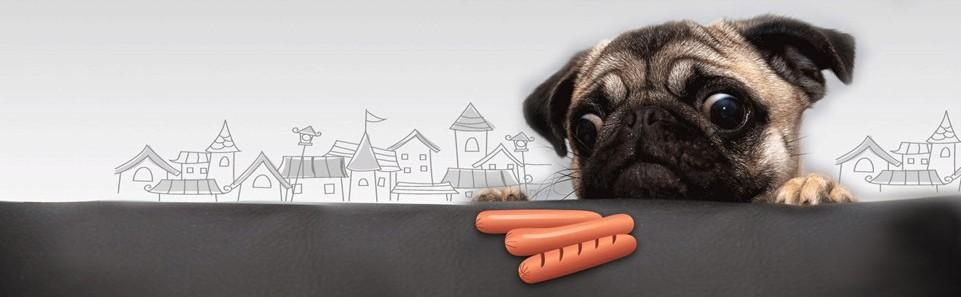
//> input picture Source1_1.bmp, 961 x 297 px
$ ./tcanny ../Source1_1.bmp   (built with g++ and OpenCV 4)
//> lines starting //> are read from the running program, lines starting //| are printed output that depends on the picture
### src_local/vostype.h
#ifndef VOS_TYPE_H
#define VOS_TYPE_H

typedef unsigned char U8;
typedef unsigned short U16;
typedef unsigned int U32;
typedef int INT32;
typedef signed char schar;
#define VOID void

typedef U8 *LPBYTE;

typedef struct stPoint
{
    INT32 x;
    INT32 y;
} Point, *lpPoint;

typedef struct stLine
{
    INT32 x0;
    INT32 y0;
    INT32 x1;
    INT32 y1;
} Line, *lpLine;

#endif

### src/c_canny.h
#include "vostype.h"
#include <stdio.h>
#include <stdlib.h>
#include <string.h>
#include <fcntl.h>
#include <unistd.h>
#include <math.h>
#include <assert.h>

typedef struct stImgSize
{
    U32 cx;
    U32 cy;
}ImgSize, *lpImgSize;

void CreatGauss(double sigma, double **pdKernel, int *pnWidowSize);

void GaussianSmooth(ImgSize sz, LPBYTE pGray, LPBYTE pResult, double sigma);

void Grad(ImgSize sz, LPBYTE pGray, int *pGradX, int *pGradY, int *pMag);

void NonmaxSuppress(int *pMag, int *pGradX, int *pGradY, ImgSize sz, LPBYTE pNSRst);

void EstimateThreshold(int *pMag, ImgSize sz, int *pThrHigh, int *pThrLow, LPBYTE pGray,
                       double dRatHigh, double dRatLow);

void Hysteresis(int *pMag, ImgSize sz, double dRatLow, double dRatHigh, LPBYTE pResult);

void TraceEdge(int y, int x, int nThrLow, LPBYTE pResult, int *pMag, ImgSize sz);

void Canny(LPBYTE pGray, ImgSize sz, double sigma, double dRatLow,
           double dRatHigh, LPBYTE pResult);

### src/c_canny.cpp
//canny边缘检测算子的c源代码
//canny算子代码

#include "c_canny.h"
#include <math.h>


// 一维高斯分布函数，用于平滑函数中生成的高斯滤波系数
void CreatGauss(double sigma, double **pdKernel, int *pnWidowSize)
{

    long i;

    //数组中心点
    int nCenter;

    //数组中一点到中心点距离
    double dDis;

    //中间变量
    double dValue;
    double dSum;
    dSum = 0;

    // [-3*sigma,3*sigma] 以内数据，会覆盖绝大部分滤波系数
    *pnWidowSize = 1 + 2 * ceil(3 * sigma);

    nCenter = (*pnWidowSize) / 2;

    *pdKernel = new double[*pnWidowSize];

    //生成高斯数据
    for (i = 0; i < (*pnWidowSize); i++)
    {
        dDis = double(i - nCenter);
        dValue = exp(-(1 / 2) * dDis * dDis / (sigma * sigma)) / (sqrt(2 * 3.1415926) * sigma);
        (*pdKernel)[i] = dValue;
        dSum += dValue;
    }
    //归一化
    for (i = 0; i < (*pnWidowSize); i++)
    {
        (*pdKernel)[i] /= dSum;
    }
}

//用高斯滤波器平滑原图像
void GaussianSmooth(ImgSize sz, LPBYTE pGray, LPBYTE pResult, double sigma)
{
    long x, y;
    long i;

    //高斯滤波器长度
    int nWindowSize;

    //窗口长度
    int nLen;

    //一维高斯滤波器
    double *pdKernel;

    //高斯系数与图像数据的点乘
    double dDotMul;

    //滤波系数总和
    double dWeightSum;

    double *pdTemp;
    pdTemp = new double[sz.cx * sz.cy];

    //产生一维高斯数据
    CreatGauss(sigma, &pdKernel, &nWindowSize);

    nLen = nWindowSize / 2;

    //x方向滤波
    for (y = 0; y < sz.cy; y++)
    {
        for (x = 0; x < sz.cx; x++)
        {
            dDotMul = 0;
            dWeightSum = 0;
            for (i = (-nLen); i <= nLen; i++)
            {
                //判断是否在图像内部
                if ((i + x) >= 0 && (i + x) < sz.cx)
                {
                    dDotMul += (double)pGray[y * sz.cx + (i + x)] * pdKernel[nLen + i];
                    dWeightSum += pdKernel[nLen + i];
                }
            }
            pdTemp[y * sz.cx + x] = dDotMul / dWeightSum;
        }
    }

    //y方向滤波
    for (x = 0; x < sz.cx; x++)
    {
        for (y = 0; y < sz.cy; y++)
        {
            dDotMul = 0;
            dWeightSum = 0;
            for (i = (-nLen); i <= nLen; i++)
            {
                if ((i + y) >= 0 && (i + y) < sz.cy)
                {
                    dDotMul += (double)pdTemp[(y + i) * sz.cx + x] * pdKernel[nLen + i];
                    dWeightSum += pdKernel[nLen + i];
                }
            }
            pResult[y * sz.cx + x] = (unsigned char)dDotMul / dWeightSum;
        }
    }

    delete[] pdKernel;
    pdKernel = NULL;

    delete[] pdTemp;
    pdTemp = NULL;
}

// 方向导数,求梯度
void Grad(ImgSize sz, LPBYTE pGray, int *pGradX, int *pGradY, int *pMag)
{
    long y, x;

    //x方向的方向导数
    for (y = 1; y < sz.cy - 1; y++)
    {
        for (x = 1; x < sz.cx - 1; x++)
        {
            pGradX[y * sz.cx + x] = (int)(pGray[y * sz.cx + x + 1] - pGray[y * sz.cx + x - 1]);
        }
    }

    //y方向方向导数
    for (x = 1; x < sz.cx - 1; x++)
    {
        for (y = 1; y < sz.cy - 1; y++)
        {
            pGradY[y * sz.cx + x] = (int)(pGray[(y + 1) * sz.cx + x] - pGray[(y - 1) * sz.cx + x]);
        }
    }

    //求梯度

    //中间变量
    double dSqt1;
    double dSqt2;

    for (y = 0; y < sz.cy; y++)
    {
        for (x = 0; x < sz.cx; x++)
        {
            //二阶范数求梯度
            dSqt1 = pGradX[y * sz.cx + x] * pGradX[y * sz.cx + x];
            dSqt2 = pGradY[y * sz.cx + x] * pGradY[y * sz.cx + x];
            pMag[y * sz.cx + x] = (int)(sqrt(dSqt1 + dSqt2) + 0.5);
        }
    }
}

//非最大抑制
void NonmaxSuppress(int *pMag, int *pGradX, int *pGradY, ImgSize sz, LPBYTE pNSRst)
{
    long y, x;
    int nPos;

    //梯度分量
    int gx;
    int gy;

    //中间变量
    int g1, g2, g3, g4;
    double weight;
    double dTmp, dTmp1, dTmp2;

    //设置图像边缘为不可能的分界点
    for (x = 0; x < sz.cx; x++)
    {
        pNSRst[x] = 0;
        pNSRst[(sz.cy - 1) * sz.cx + x] = 0;
    }
    for (y = 0; y < sz.cy; y++)
    {
        pNSRst[y * sz.cx] = 0;
        pNSRst[y * sz.cx + sz.cx - 1] = 0;
    }

    for (y = 1; y < sz.cy - 1; y++)
    {
        for (x = 1; x < sz.cx - 1; x++)
        {
            //当前点
            nPos = y * sz.cx + x;

            //如果当前像素梯度幅度为0，则不是边界点
            if (pMag[nPos] == 0)
            {
                pNSRst[nPos] = 0;
            }
            else
            {
                //当前点的梯度幅度
                dTmp = pMag[nPos];

                //x,y方向导数
                gx = pGradX[nPos];
                gy = pGradY[nPos];

                //如果方向导数y分量比x分量大，说明导数方向趋向于y分量
                if (abs(gy) > abs(gx))
                {
                    //计算插值比例
                    weight = fabs(gx) / fabs(gy);

                    g2 = pMag[nPos - sz.cx];
                    g4 = pMag[nPos + sz.cx];

                    //如果x,y两个方向导数的符号相同
                    //C 为当前像素，与g1-g4 的位置关系为：
                    //g1 g2
                    // C
                    // g4 g3
                    if (gx * gy > 0)
                    {
                        g1 = pMag[nPos - sz.cx - 1];
                        g3 = pMag[nPos + sz.cx + 1];
                    }

                    //如果x,y两个方向的方向导数方向相反
                    //C是当前像素，与g1-g4的关系为：
                    // g2 g1
                    // C
                    // g3 g4
                    else
                    {
                        g1 = pMag[nPos - sz.cx + 1];
                        g3 = pMag[nPos + sz.cx - 1];
                    }
                }

                //如果方向导数x分量比y分量大，说明导数的方向趋向于x分量
                else
                {
                    //插值比例
                    weight = fabs(gy) / fabs(gx);

                    g2 = pMag[nPos + 1];
                    g4 = pMag[nPos - 1];

                    //如果x,y两个方向的方向导数符号相同
                    //当前像素C与 g1-g4的关系为
                    // g3
                    // g4 C g2
                    // g1
                    if (gx * gy > 0)
                    {
                        g1 = pMag[nPos + sz.cx + 1];
                        g3 = pMag[nPos - sz.cx - 1];
                    }

                    //如果x,y两个方向导数的方向相反
                    // C与g1-g4的关系为
                    // g1
                    // g4 C g2
                    // g3
                    else
                    {
                        g1 = pMag[nPos - sz.cx + 1];
                        g3 = pMag[nPos + sz.cx - 1];
                    }
                }

                //利用 g1-g4 对梯度进行插值
                {
                    dTmp1 = weight * g1 + (1 - weight) * g2;
                    dTmp2 = weight * g3 + (1 - weight) * g4;

                    //当前像素的梯度是局部的最大值
                    //该点可能是边界点
                    if (dTmp >= dTmp1 && dTmp >= dTmp2)
                    {
                        pNSRst[nPos] = 128;
                    }
                    else
                    {
                        //不可能是边界点
                        pNSRst[nPos] = 0;
                    }
                }
            }
        }
    }
}

// 统计pMag的直方图，判定阈值
void EstimateThreshold(int *pMag, ImgSize sz, int *pThrHigh, int *pThrLow, LPBYTE pGray,
                       double dRatHigh, double dRatLow)
{
    long y, x, k;

    //该数组的大小和梯度值的范围有关，如果采用本程序的算法
    //那么梯度的范围不会超过pow(2,10)
    int nHist[256];

    //可能边界数
    int nEdgeNum;

    //最大梯度数
    int nMaxMag;

    int nHighCount;

    nMaxMag = 0;

    //初始化
    for (k = 0; k < 256; k++)
    {
        nHist[k] = 0;
    }
    //统计直方图,利用直方图计算阈值
    for (y = 0; y < sz.cy; y++)
    {
        for (x = 0; x < sz.cx; x++)
        {
            if (pGray[y * sz.cx + x] == 128)
            {
                nHist[pMag[y * sz.cx + x]]++;
            }
        }
    }

    nEdgeNum = nHist[0];
    nMaxMag = 0;

    //统计经过“非最大值抑制”后有多少像素
    for (k = 1; k < 256; k++)
    {
        if (nHist[k] != 0)
        {
            nMaxMag = k;
        }

        //梯度为0的点是不可能为边界点的
        //经过non-maximum suppression后有多少像素
        nEdgeNum += nHist[k];
    }

    //梯度比高阈值*pThrHigh 小的像素点总书目
    nHighCount = (int)(dRatHigh * nEdgeNum + 0.5);

    k = 1;
    nEdgeNum = nHist[1];

    //计算高阈值
    while ((k < (nMaxMag - 1)) && (nEdgeNum < nHighCount))
    {
        k++;
        nEdgeNum += nHist[k];
    }

    *pThrHigh = k;

    //低阈值
    *pThrLow = (int)((*pThrHigh) * dRatLow + 0.5);
}

//利用函数寻找边界起点
void Hysteresis(int *pMag, ImgSize sz, double dRatLow, double dRatHigh, LPBYTE pResult)
{
    long y, x;

    int nThrHigh, nThrLow;

    int nPos;
    //估计TraceEdge 函数需要的低阈值，以及Hysteresis函数使用的高阈值
    EstimateThreshold(pMag, sz, &nThrHigh, &nThrLow, pResult, dRatHigh, dRatLow);

    //寻找大于dThrHigh的点，这些点用来当作边界点，
    //然后用TraceEdge函数跟踪该点对应的边界
    for (y = 0; y < sz.cy; y++)
    {
        for (x = 0; x < sz.cx; x++)
        {
            nPos = y * sz.cx + x;

            //如果该像素是可能的边界点，并且梯度大于高阈值，
            //该像素作为一个边界的起点
            if ((pResult[nPos] == 128) && (pMag[nPos] >= nThrHigh))
            {
                //设置该点为边界点
                pResult[nPos] = 255;
                TraceEdge(y, x, nThrLow, pResult, pMag, sz);
            }
        }
    }

    //其他点已经不可能为边界点
    for (y = 0; y < sz.cy; y++)
    {
        for (x = 0; x < sz.cx; x++)
        {
            nPos = y * sz.cx + x;

            if (pResult[nPos] != 255)
            {
                pResult[nPos] = 0;
            }
        }
    }
}

//根据Hysteresis 执行的结果，从一个像素点开始搜索，搜索以该像素点为边界起点的一条边界的
//一条边界的所有边界点，函数采用了递归算法
// 从（x,y)坐标出发，进行边界点的跟踪，跟踪只考虑pResult中没有处理并且可能是边界
// 点的像素（=128），像素值为0表明该点不可能是边界点，像素值为255表明该点已经是边界点

void TraceEdge(int y, int x, int nThrLow, LPBYTE pResult, int *pMag, ImgSize sz)
{
    //对8邻域像素进行查询
    int xNum[8] = {1, 1, 0, -1, -1, -1, 0, 1};
    int yNum[8] = {0, 1, 1, 1, 0, -1, -1, -1};

    long yy, xx, k;

    for (k = 0; k < 8; k++)
    {
        yy = y + yNum[k];
        xx = x + xNum[k];

        if (pResult[yy * sz.cx + xx] == 128 && pMag[yy * sz.cx + xx] >= nThrLow)
        {
            //该点设为边界点
            pResult[yy * sz.cx + xx] = 255;

            //以该点为中心再进行跟踪
            TraceEdge(yy, xx, nThrLow, pResult, pMag, sz);
        }
    }
}

// Canny算子
void Canny(LPBYTE pGray, ImgSize sz, double sigma, double dRatLow,
           double dRatHigh, LPBYTE pResult)
{
    //经过高斯滤波后的图像
    LPBYTE pGaussSmooth;

    pGaussSmooth = new unsigned char[sz.cx * sz.cy];

    //x方向导数的指针
    int *pGradX;
    pGradX = new int[sz.cx * sz.cy];

    //y方向
    int *pGradY;
    pGradY = new int[sz.cx * sz.cy];

    //梯度的幅度
    int *pGradMag;
    pGradMag = new int[sz.cx * sz.cy];

    //对原图高斯滤波
    GaussianSmooth(sz, pGray, pGaussSmooth, sigma);

    //计算方向导数和梯度的幅度
    Grad(sz, pGaussSmooth, pGradX, pGradY, pGradMag);

    //应用非最大抑制
    NonmaxSuppress(pGradMag, pGradX, pGradY, sz, pResult);

    //应用Hysteresis，找到所有边界
    Hysteresis(pGradMag, sz, dRatLow, dRatHigh, pResult);

    delete[] pGradX;
    pGradX = NULL;
    delete[] pGradY;
    pGradY = NULL;
    delete[] pGradMag;
    pGradMag = NULL;
    delete[] pGaussSmooth;
    pGaussSmooth = NULL;
}

/*
void CChildWnd::OnCanny()
{
if (! m_fOpenFile)
{
return;
}
m_fDone = TRUE;
RGBToGray(szImg, aRGB, aGray, BPP);
Canny(aGray,szImg,0.1,0.9,0.76,aBinImg);

ShowGrayImage("l",szImg,aBinImg);
}
//*/

### src/tcanny.cpp
// testcanny.cpp : 定义控制台应用程序的入口点。
//

#include "c_canny.h"
#include <iostream>
#include <stack>
#include <vector>
#include <math.h>
#include <stdio.h>
#include <stdlib.h>
//#include "opencv2/opencv.hpp"
#include "opencv2/highgui/highgui.hpp"
#include "opencv/cv.h"
using namespace std;
using namespace cv;

#ifndef min
#define min(a, b) (((a) < (b)) ? (a) : (b))
#endif

///////////Canny by love6tao//////////
//
//
////////////////////////

int TraceEdge(int w, int h, int nThrLow, IplImage *pResult, int *pMag)
{
    int n, m;
    char flag = 0;
    int currentvalue = (uchar)pResult->imageData[w + h * pResult->widthStep];
    if (currentvalue == 0)
    {
        pResult->imageData[w + h * pResult->widthStep] = 255;
        flag = 0;
        for (n = -1; n <= 1; n++)
        {
            for (m = -1; m <= 1; m++)
            {
                if (n == 0 && m == 0)
                    continue;
                int curgrayvalue = (uchar)pResult->imageData[w + n + (h + m) * pResult->widthStep];
                int curgrdvalue = pMag[w + n + (h + m) * pResult->width];
                if (curgrayvalue == 200 && curgrdvalue > nThrLow)
                    if (TraceEdge(w + n, h + m, nThrLow, pResult, pMag))
                    {
                        flag = 1;
                        break;
                    }
            }
            if (flag)
                break;
        }
        return (1);
    }
    return (0);
}

// [31 lines left out: function TraceEdge1, not called in this run]

int main(int argc, char *argv[])
{
    ////////第一步：灰度化
    ///////出现的问题就是 高和宽混淆 必须是高才能乘widthStep
    IplImage *ColorImage = cvLoadImage(argv[1], 1);
//> ColorImage is the input picture: 297 rows x 961 cols, CV_8UC3; mean B, G, R 148.7, 150.5, 156.5
    if (ColorImage == NULL)
    {
        printf("image read error");
        return 0;
    }

    IplImage *dst = cvCreateImage(cvGetSize(ColorImage), 8, 1);
    IplImage *dst_color = cvCreateImage(cvGetSize(ColorImage), 8, 3);
    IplImage *dst_color2 = cvCreateImage(cvGetSize(ColorImage), 8, 3);
    CvMemStorage *storage = cvCreateMemStorage();
    CvSeq *lines = 0;

    cvNamedWindow("Sourceimg", 0);
    cvShowImage("Sourceimg", ColorImage); //
    IplImage *OpenCvGrayImage;
    OpenCvGrayImage = cvCreateImage(cvGetSize(ColorImage), ColorImage->depth, 1);
    float data1, data2, data3;
    for (int i = 0; i < ColorImage->height; i++)
    {
        for (int j = 0; j < ColorImage->width; j++)
        {
            data1 = (uchar)(ColorImage->imageData[i * ColorImage->widthStep + j * 3 + 0]);
            data2 = (uchar)(ColorImage->imageData[i * ColorImage->widthStep + j * 3 + 1]);
            data3 = (uchar)(ColorImage->imageData[i * ColorImage->widthStep + j * 3 + 2]);
            OpenCvGrayImage->imageData[i * OpenCvGrayImage->widthStep + j] = (uchar)(0.07 * data1 + 0.71 * data2 + 0.21 * data3);
        }
    }
//> this loop made 297 passes
//> (data1, data2, data3) on passes 1 to 3: (218, 218, 218), (219, 219, 219), (220, 220, 220)
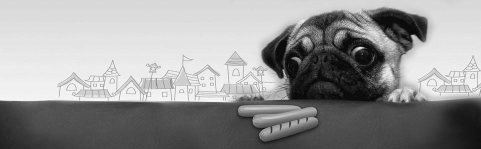
//> OpenCvGrayImage: 297 rows x 961 cols, CV_8UC1 (shown at 1/2 size); min 0, max 252, mean 149.6
//> after the loop, data1 = 17; data2 = 16; data3 = 18
    //cvNamedWindow("GrayImage",0);
    //cvShowImage("GrayImage",OpenCvGrayImage);               //显示灰度图
    //cvWaitKey(0);
    //cvDestroyWindow("GrayImage");

    //////////////////////////////////////////////////////////
    ////////第二步：高斯滤波
    ///////出现的问题就是 for循环i,j 有时候需要换掉 而且多次重新生成项目
    //////操作时用widthStep 而不是width，区别在于图像如果不是4的倍数，会出现锯齿，采用widthstep就不会出现
    double nSigma = 0.2;
    int nWindowSize = 1 + 2 * ceil(3 * nSigma); //通过sigma得到窗口大小
    int nCenter = nWindowSize / 2;
    int nWidth = OpenCvGrayImage->width;
    int nHeight = OpenCvGrayImage->height;
    IplImage *pCanny;
    pCanny = cvCreateImage(cvGetSize(ColorImage), ColorImage->depth, 1);
    //生成二维滤波核
    double *pKernel_2 = new double[nWindowSize * nWindowSize];
    double d_sum = 0.0;
    for (int i = 0; i < nWindowSize; i++)
    {
        for (int j = 0; j < nWindowSize; j++)
        {
            double n_Disx = i - nCenter; //水平方向距离中心像素距离
            double n_Disy = j - nCenter;
            pKernel_2[j * nWindowSize + i] = exp(-0.5 * (n_Disx * n_Disx + n_Disy * n_Disy) / (nSigma * nSigma)) / (2.0 * 3.1415926) * nSigma * nSigma;
            d_sum = d_sum + pKernel_2[j * nWindowSize + i];
        }
    }
    for (int i = 0; i < nWindowSize; i++) //归一化处理
    {
        for (int j = 0; j < nWindowSize; j++)
        {
            pKernel_2[j * nWindowSize + i] = pKernel_2[j * nWindowSize + i] / d_sum;
        }
    }
    //输出模板
    for (int i = 0; i < nWindowSize * nWindowSize; i++)
    {
        if (i % (nWindowSize) == 0)
        {
            printf("\n");
        }
        printf("%.10f ", pKernel_2[i]);
    }
    //滤波处理
    for (int s = 0; s < nWidth; s++)
    {
        for (int t = 0; t < nHeight; t++)
        {
            double dFilter = 0;
            double dSum = 0;
            //当前坐标（s,t）
            //获取8邻域
            for (int x = -nCenter; x <= nCenter; x++)
            {
                for (int y = -nCenter; y <= nCenter; y++)
                {
                    if ((x + s >= 0) && (x + s < nWidth) && (y + t >= 0) && (y + t < nHeight)) //判断是否越界
                    {
                        double currentvalue = (double)OpenCvGrayImage->imageData[(y + t) * OpenCvGrayImage->widthStep + x + s];
                        dFilter += currentvalue * pKernel_2[x + nCenter + (y + nCenter) * nCenter];
                        dSum += pKernel_2[x + nCenter + (y + nCenter) * nCenter];
                    }
                }
            }
            pCanny->imageData[t * pCanny->widthStep + s] = (uchar)(dFilter / dSum);
        }
    }
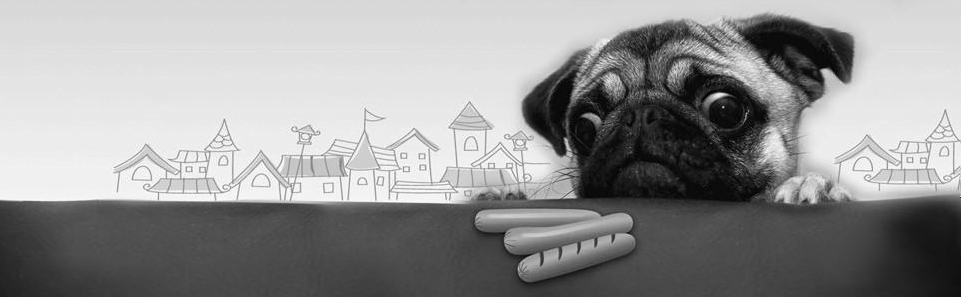
//> pCanny: 297 rows x 961 cols, CV_8UC1; min 0, max 252, mean 149

    //cvNamedWindow("GaussImage",0);
    //cvShowImage("GaussImage",pCanny);               //显示高斯图
    //cvWaitKey(0);
    //cvDestroyWindow("GaussImage");

    //////////////////////////////////////////////////////////
    ////////第三步：计算梯度值和方向
    //////////////////同样可以用不同的检测器////////////////加上把图像放到0-255之间//////
    /////    P[i,j]=(S[i+1,j]-S[i,j]+S[i+1,j+1]-S[i,j+1])/2     /////
    /////    Q[i,j]=(S[i,j]-S[i,j+1]+S[i+1,j]-S[i+1,j+1])/2     /////
    /////////////////////////////////////////////////////////////////
    double *P = new double[nWidth * nHeight];
    double *Q = new double[nWidth * nHeight];
    int *M = new int[nWidth * nHeight];
    //IplImage * M;//梯度结果
    //M=cvCreateImage(cvGetSize(ColorImage),ColorImage->depth,1);
    double *Theta = new double[nWidth * nHeight];
    int nwidthstep = pCanny->widthStep;
    for (int iw = 0; iw < nWidth - 1; iw++)
    {
        for (int jh = 0; jh < nHeight - 1; jh++)
        {
            P[jh * nWidth + iw] = (double)(pCanny->imageData[min(iw + 1, nWidth - 1) + jh * nwidthstep] - pCanny->imageData[iw + jh * nwidthstep] +
                                           pCanny->imageData[min(iw + 1, nWidth - 1) + min(jh + 1, nHeight - 1) * nwidthstep] - pCanny->imageData[iw + min(jh + 1, nHeight - 1) * nwidthstep]) /
                                  2;
            Q[jh * nWidth + iw] = (double)(pCanny->imageData[iw + jh * nwidthstep] - pCanny->imageData[iw + min(jh + 1, nHeight - 1) * nwidthstep] +
                                           pCanny->imageData[min(iw + 1, nWidth - 1) + jh * nwidthstep] - pCanny->imageData[min(iw + 1, nWidth - 1) + min(jh + 1, nHeight - 1) * nwidthstep]) /
                                  2;
        }
    }
//> (the rest of the program and of its run is left out)
